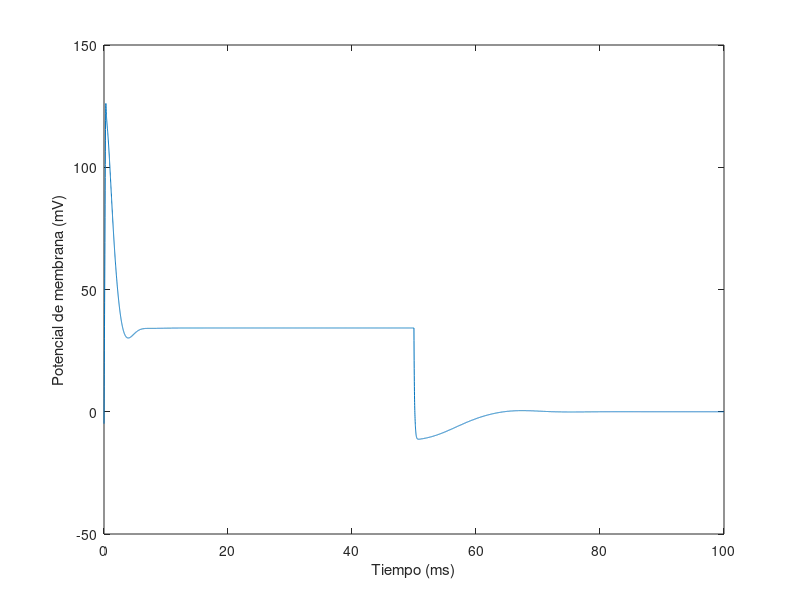
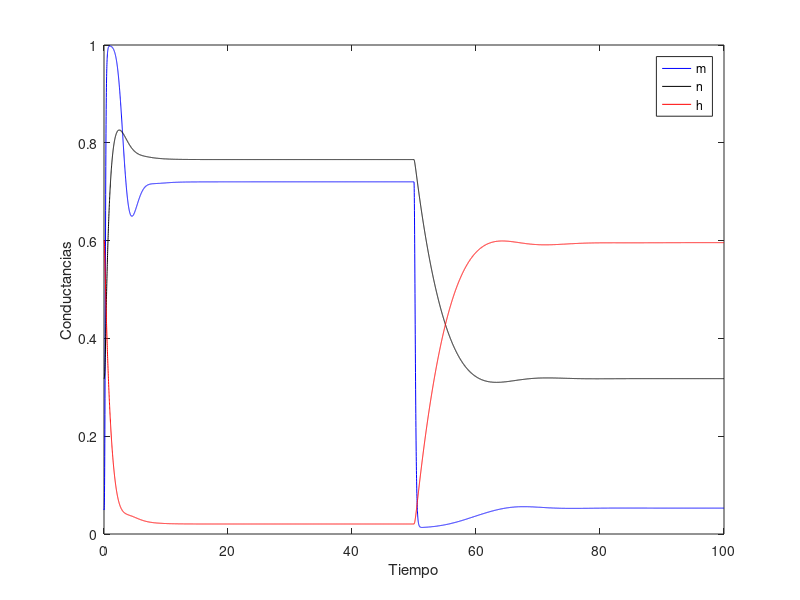

These figures' MATLAB source, in order:
%%%%%%%%%%%%%%%%%%%%%%%%%%%%%%%%%%%%%%%%%%%%%%%%%%%%%%%%%%%%%%%%
% Aplicaciones de Fisica en Biologia y Medicina I
% Simulacion realista del potencial de
% membrana de una neurona
% Ever Ortega Calderon (everoc.2706@gmail.com) 
% Sebastian Jimenez Carranza (sebas9743@gmail.com)
% Wagner Bermudez Ordonez (webo2900@hotmail.com)
%%%%%%%%%%%%%%%%%%%%%%%%%%%%%%%%%%%%%%%%%%%%%%%%%%%%%%%%%%%%%%%%

% Parametros de la membrana
% Corriente maxima en uA
I_max = 0.9;

% Conductancias maximas en ms/cm2, se eligio 1=K, 2=Na, 3=L
g(1)=36; g(2)=120; g(3)=0.3;
% Area del compartimento en cm2
Area = 1.7795e-3;

% Capacidad en uF/cm2
C=1;
% Potenciales de equilibrio en mV, se eligio 1=n, 2=m, 3=h
E(1)=-12; E(2)=115; E(3)=10.613;
% Condiciones iniciales: V0 en mV, x: 1=n0, 2=m0, 3=h0
I_ext=0.0;
V0=-10;
x=zeros(1,3); x(1) = .318; x(2) = .053; x(3)=.6;

t_inicial=0;
% Pasos en el tiempo 
espaciado_t=0.01;
% Durara 100 ms, para que sea bastante
t_final = 100;
% Implementacion del metodo de Euler para solucionar el sistema
V = V0;
for t=0:espaciado_t:t_final
% Estimulo inicia en t=0ms y termina en 50ms, cuando I_max != 0
% Se divide en dos partes
if t==0; I_ext=I_max/Area; end
if t==50; I_ext=0.0; end
% Se calculan los parametros alfa y beta
alfa(1)=0.01*(-V+10)/((exp((-V+10)/10)-1));
alfa(2)=0.1*(-V+25)/((exp((-V+25)/10)-1));
alfa(3)=0.07*exp((-V)/20);
beta(1)=0.125*exp((-V)/80);
beta(2)=4*exp((-V)/18);
beta(3)=1/(exp((-V+30)/10)+1);
% Se actualiza el vector de parametros n, m y h
x = x.*(1-espaciado_t.*(alfa+beta)) + alfa.*espaciado_t;
% Calcular las conductancias calculadas
gnmh(1)=g(1)*x(1)^4;
gnmh(2)=g(2)*x(2)^3*x(3);
gnmh(3)=g(3);
% Calculo la suma de corrientes finales
I=gnmh.*(V-E);
% Se actualiza el potencial de membrana con el metodo de Euler
V=V+espaciado_t/C*(I_ext-sum(I));
% Se guardan las variables para graficar 
t_inicial=t_inicial+1;
x_plot(t_inicial)=t;
y_plot(t_inicial)=V;
m_plot(t_inicial)=x(2);
n_plot(t_inicial)=x(1);
h_plot(t_inicial)=x(3);
end

% Graficacion del potencial
figure(1);hold off;plot(x_plot,y_plot);
xlabel("Tiempo (ms)"); ylabel("Potencial de membrana (mV)");

% Graficacion de los parametros
figure(2);hold off;plot(x_plot,m_plot,"b");
hold on;plot(x_plot,n_plot,"black");
plot(x_plot,h_plot,"r");xlabel("Tiempo"); ylabel("Conductancias");
legend("m","n","h")